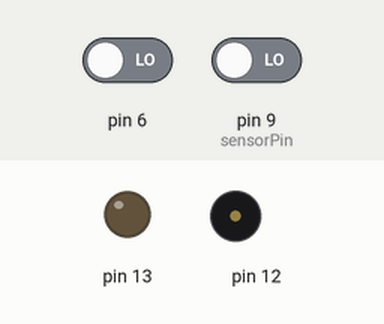
Recording of a sketch running on a simulated Arduino Uno, built with avr-gcc and run on an emulated ATmega328P. Parts: output pins drawn as LEDs (lit = HIGH), buzzer (waves = sounding). The inputs (shaded band) are chosen by the test bench; at power-on: pin 6 LOW, pin 9 (sensorPin) LOW.

Above: at 1.2 s.
1.3 s: pin 6 driven HIGH and pin 9 (sensorPin) driven HIGH
At 2.3 s:
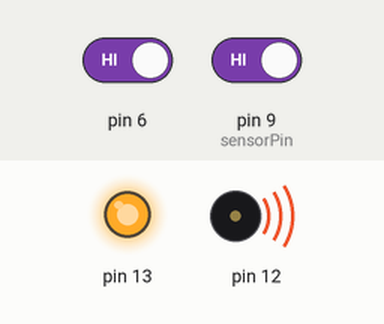
2.8 s: pin 6 driven LOW
At 4.2 s:
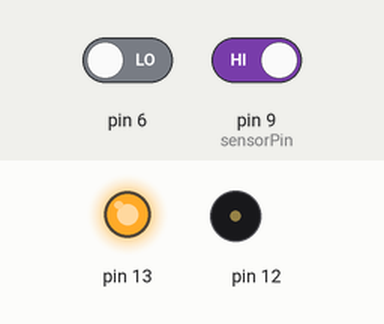
5.2 s: pin 6 driven HIGH
At 6.4 s:
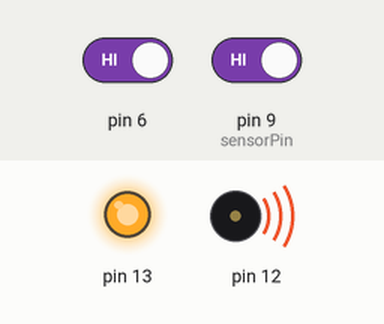
6.7 s: pin 9 (sensorPin) driven LOW
At 7.5 s:
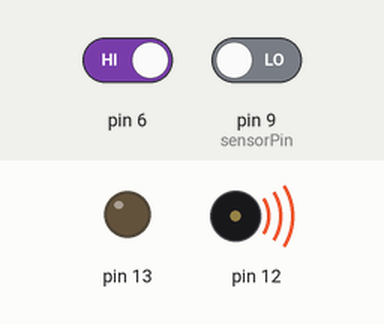
9.2 s: pin 9 (sensorPin) driven HIGH
At 9.5 s:
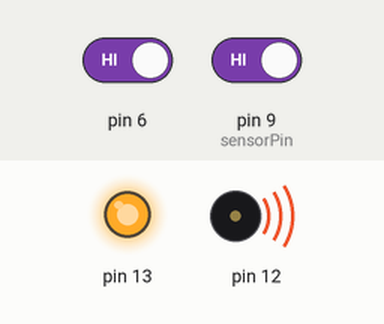
Timing chart, 0 to 11.7 s (numbered marks = the images above; inputs shaded):
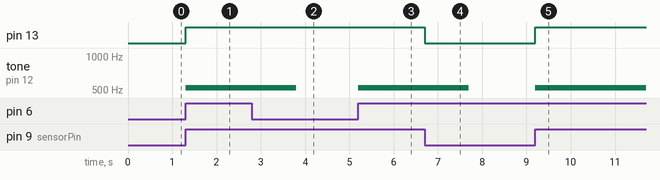

Measured:
- after the input at 1.3 s, pin 13: LOW → HIGH at once; tone on pin 12: silent → 523 Hz at once
- after the input at 2.8 s, tone on pin 12: 523 Hz → silent after 1.0 s
- after the input at 5.2 s, tone on pin 12: silent → 523 Hz at once
- after the input at 6.7 s, pin 13: HIGH → LOW at once; tone on pin 12: 523 Hz → silent after 1.0 s
- after the input at 9.2 s, pin 13: LOW → HIGH at once; tone on pin 12: silent → 523 Hz at once

The sketch:

main__13_.ino
```cpp
// C++ code
//
int bot = 0;
int sensorPin = 9;
int val = 0;
int pirState = LOW;

void setup()
{
  pinMode(9, INPUT);
  pinMode(13, OUTPUT);
  pinMode(12, OUTPUT);
  pinMode(sensorPin, INPUT);
}

void loop() {
  val = digitalRead(sensorPin);
  bot = digitalRead(6);
  if (bot == 1){
    if (val == HIGH) {
    if (pirState == LOW) {
      digitalWrite(13, HIGH);
      tone(12, 523, 1000); // play tone 60 (C5 = 523 Hz)
    }

  } else {
     digitalWrite(13, LOW);
    if (pirState == HIGH) {
      noTone(12);
    }
  }
  delay(1); // Delay a little bit to improve simulation performance
}
}
```
